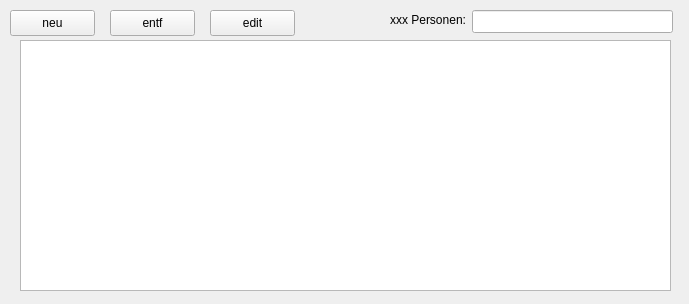
<?xml version="1.0" encoding="UTF-8"?>
<ui version="4.0">
 <class>Form_personal</class>
 <widget class="QWidget" name="Form_personal">
  <property name="geometry">
   <rect>
    <x>0</x>
    <y>0</y>
    <width>689</width>
    <height>304</height>
   </rect>
  </property>
  <property name="windowTitle">
   <string>Form</string>
  </property>
  <widget class="QLabel" name="label_suche">
   <property name="geometry">
    <rect>
     <x>390</x>
     <y>10</y>
     <width>81</width>
     <height>20</height>
    </rect>
   </property>
   <property name="text">
    <string>xxx Personen:</string>
   </property>
  </widget>
  <widget class="QTableView" name="tableView">
   <property name="geometry">
    <rect>
     <x>20</x>
     <y>40</y>
     <width>651</width>
     <height>251</height>
    </rect>
   </property>
   <property name="dragEnabled">
    <bool>true</bool>
   </property>
   <property name="alternatingRowColors">
    <bool>true</bool>
   </property>
  </widget>
  <widget class="QPushButton" name="pushButton_del">
   <property name="geometry">
    <rect>
     <x>110</x>
     <y>10</y>
     <width>85</width>
     <height>26</height>
    </rect>
   </property>
   <property name="text">
    <string>entf</string>
   </property>
  </widget>
  <widget class="QLineEdit" name="lineEdit_suche">
   <property name="geometry">
    <rect>
     <x>472</x>
     <y>10</y>
     <width>201</width>
     <height>23</height>
    </rect>
   </property>
  </widget>
  <widget class="QPushButton" name="pushButton_new">
   <property name="geometry">
    <rect>
     <x>10</x>
     <y>10</y>
     <width>85</width>
     <height>26</height>
    </rect>
   </property>
   <property name="text">
    <string>neu</string>
   </property>
  </widget>
  <widget class="QPushButton" name="pushButton_edit">
   <property name="geometry">
    <rect>
     <x>210</x>
     <y>10</y>
     <width>85</width>
     <height>26</height>
    </rect>
   </property>
   <property name="text">
    <string>edit</string>
   </property>
  </widget>
 </widget>
 <resources/>
 <connections/>
</ui>
